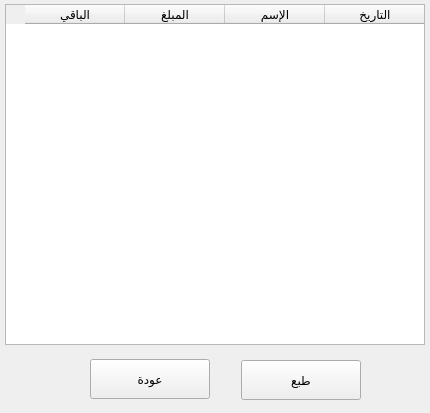
<?xml version="1.0" encoding="UTF-8"?>
<ui version="4.0">
 <class>fix_kridi_history_table</class>
 <widget class="QWidget" name="fix_kridi_history_table">
  <property name="geometry">
   <rect>
    <x>0</x>
    <y>0</y>
    <width>430</width>
    <height>413</height>
   </rect>
  </property>
  <property name="minimumSize">
   <size>
    <width>430</width>
    <height>413</height>
   </size>
  </property>
  <property name="maximumSize">
   <size>
    <width>430</width>
    <height>413</height>
   </size>
  </property>
  <property name="windowTitle">
   <string>Form</string>
  </property>
  <property name="styleSheet">
   <string notr="true">/*
ABOUT
===========================================================
version 1.7a
QT theme (stylesheet) specially developed for FreeCAD (http://www.freecadweb.org/).
It might work with other software that uses QT styling.


LICENSE
===========================================================
Copyright (c) 2015 Pablo Gil Fernández
The stylesheet barely uses code from Colin Duquesnoy &quot;generic QT stylesheet&quot;

This work is licensed under the Creative Commons Attribution-ShareAlike 4.0 International License.
To view a copy of this license, visit http://creativecommons.org/licenses/by-sa/4.0/.

 

CUSTOMIZATION
===========================================================
If you would like to change the overall look/style of the theme, just find and replace following colors in the whole file:
    background darker = #828282
    background dark and slighly darker = #a2a2a2
    background dark = #b6b6b6
    background normal and slighly darker = #e0e0e0
    background normal = #e6e6e6
    background light = #f5f5f5
    background lighter = #ffffff

    lists background = #d3d1cd
    lists background (alternate) = #cfcdc9
    lists backgrounds selection = #cbc9c4

    foreground = black

    selection darker = #9d7106
    selection dark = #e0a108
    selection normal = #f8bf36
    selection inbetween normal and light = #f9ca58 (used to build SpinBoxes)
    selection light = #fad57a
    selection lighter = #fce6b1
 
*/

/* RESET EVERYTHING */
QAbstractScrollArea,QCheckBox,QColumnView,QComboBox,QDateEdit,QDateTimeEdit,QDialog,QDialogButtonBox,QDockWidget,QDoubleSpinBox,QFrame,QGroupBox,QHeaderView,QLabel,QLineEdit,QListView,QListWidget,QMainWindow,QMenu,QMenuBar,QMessageBox,QProgressBar,QPushButton,QRadioButton,QScrollBar,QSizeGrip,QSlider,QSpinBox,QSplitter,QStatusBar,QTabBar,QTabWidget,QTableView,QTableWidget,QTextEdit,QTimeEdit,QToolBar,QToolButton,QToolBox,QToolTip,QTreeView,QTreeWidget,QWidget {
    padding: 0px;
    margin: 0px;
    border: 0px;
    border-style: none;
    background-color: #e6e6e6; /* set with default background color */
}

QMdiArea[showImage=&quot;true&quot;] {
    background-image: url(icons/background_freecad.png);
    background-position: center;
    background-repeat: no-repeat;
}

QProgressBar,
QProgressBar:horizontal {
    background: #d3d1cd;
    border: 1px solid #b6b6b6;
    text-align: center;
    padding: 1px;
    border-radius: 4px;
}
QProgressBar::chunk,
QProgressBar::chunk:horizontal {
    background-color: qlineargradient(spread:pad, x1:1, y1:0.545, x2:1, y2:0, stop:0 #e0a108, stop:1 #f8bf36);
    border-radius: 3px;
}

QToolTip {
    background-color: #828282;
    color: black;
    padding: 4px;
    border-radius: 4px;
}

QWidget {
    color: #828282;
    background-color: #e6e6e6;
    background-clip: border;
    border-image: none;
    outline: 0;
}

QWidget:focus {
    border: 1px solid #828282;
}

QWidget:disabled {
    color: #f5f5f5;
    background-color: #828282; /* same as QMenu background-color */
}

QMenuBar {
    color: #ffffff;
    background-color: #e0e0e0;
}

QMenuBar::item {
    background-color: #e0e0e0;
}

QMenuBar::item:selected {
    color: #9d7106;
    border: 1px solid #f8bf36;
    background-color: #f8bf36;
}

QMenuBar::item:pressed {
    color: #9d7106;
    border: 1px solid #fad57a;
    background-color: #fad57a;
    margin-bottom:-1px;
    padding-bottom:1px;
}

QMenu {
    color: #ffffff;
    background-color: #828282;
    margin: 2px;
    border: 1px solid transparent;
}

QMenu::icon {
    margin: 5px;
    border-style: none;
}

QMenu::right-arrow {
    image:url(icons/right_arrow_light.png);
}

QMenu::item {
    color: #ffffff;
    background-color: #828282;
    padding: 2px 30px 2px 30px;
    border: 1px solid #828282; /* reserve space for selection border */
}

QMenu::item:selected {
    color: #9d7106;
    background-color: #fad57a;
}

QMenu::separator {
    height: 1px;
    background-color: #b6b6b6;
    margin-top: 2px;
    margin-bottom: 2px;
    margin-left: 6px;
    margin-right: 6px;
}

QMenu::indicator:non-exclusive {
    color: #ffffff;
    background-color: #f5f5f5;
    border: 1px solid #828282;
    width: 11px;
    height: 11px;
    border-radius:2px;
}

QMenu::indicator:non-exclusive:checked {
    background-color: #e0a108;
    border: 1px solid #9d7106;
    image:url(icons/checkbox_light.png);
}

QGroupBox {
    color: #828282;
    font-weight: bold;
    border:1px solid blue;
    border-radius: 4px;
    margin-top: 20px;
    border-color: rgba(0, 0, 0, 20); /* lighter than &quot;QGroupBox&quot; border-color */
    background-color: rgba(255, 255, 255, 15);
}

QGroupBox::title {
    subcontrol-origin: margin;
    subcontrol-position: top left;
    padding-left: 10px;
    padding-right: 10px;
    padding-top: 10px;
    background-color: transparent;
}

QAbstractScrollArea {
    border-radius: 2px;
    border: 1px solid #3A3939;
    background-color: transparent;
}

QAbstractScrollArea::corner {
    border: none;
    background-color: #e6e6e6;
}

QScrollBar:horizontal {
    height: 15px;
    margin: 3px 15px 3px 15px;
    border: 1px transparent #828282;
    border-radius: 4px;
    background-color: #828282;
}

QScrollBar::handle:horizontal {
    background-color: #b6b6b6;
    min-width: 5px;
    border-radius: 4px;
}

QScrollBar::add-line:horizontal {
    margin: 1px 3px 0px 3px; /* 1px to correctly fit the 10px width image */
    border-image: url(icons/right_arrow_light.png);
    width: 6px;
    height: 10px;
    subcontrol-position: right;
    subcontrol-origin: margin;
}

QScrollBar::sub-line:horizontal {
    margin: 1px 3px 0px 3px; /* 1px to correctly fit the 10px width image */
    border-image: url(icons/left_arrow_light.png);
    height: 10px;
    width: 6px;
    subcontrol-position: left;
    subcontrol-origin: margin;
}

QScrollBar::add-line:horizontal:hover,
QScrollBar::add-line:horizontal:on {
    border-image: url(icons/right_arrow_lighter.png);
}


QScrollBar::sub-line:horizontal:hover,
QScrollBar::sub-line:horizontal:on {
    border-image: url(icons/left_arrow_lighter.png);
}

QScrollBar::up-arrow:horizontal,
QScrollBar::down-arrow:horizontal {
    background: none;
}


QScrollBar::add-page:horizontal,
QScrollBar::sub-page:horizontal {
    background: none;
}

QScrollBar:vertical {
    background-color: #828282;
    width: 15px;
    margin: 15px 3px 15px 3px;
    border: 1px transparent #828282;
    border-radius: 4px;
}

QScrollBar::handle:vertical {
    background-color: #b6b6b6;
    min-height: 5px;
    border-radius: 4px;
}

QScrollBar::sub-line:vertical {
    margin: 3px 0px 3px 1px; /* 1px to correctly fit the 10px width image */
    border-image: url(icons/up_arrow_light.png);
    height: 6px;
    width: 10px;
    subcontrol-position: top;
    subcontrol-origin: margin;
}

QScrollBar::add-line:vertical {
    margin: 3px 0px 3px 1px; /* 1px to correctly fit the 10px width image */
    border-image: url(icons/down_arrow_light.png);
    height: 6px;
    width: 10px;
    subcontrol-position: bottom;
    subcontrol-origin: margin;
}

QScrollBar::sub-line:vertical:hover,
QScrollBar::sub-line:vertical:on {
    border-image: url(icons/up_arrow_lighter.png);
}

QScrollBar::add-line:vertical:hover,
QScrollBar::add-line:vertical:on {
    border-image: url(icons/down_arrow_lighter.png);
}

QScrollBar::up-arrow:vertical,
QScrollBar::down-arrow:vertical {
    background: none;
}


QScrollBar::add-page:vertical,
QScrollBar::sub-page:vertical {
    background: none;
}

QTextEdit {
    color: #828282;
    background-color: #d3d1cd;
    border: 1px solid #b6b6b6;
    padding: 0px;
    margin: 0px;
}

QPlainTextEdit {
    color: #828282;
    background-color: #d3d1cd;
    border-radius: 2px;
    border: 1px solid #b6b6b6;
    padding: 0px;
    margin: 0px;
}

QSizeGrip {
    image: url(icons/sizegrip_light.png);
    width: 16px;
    height: 16px;
    background-color: transparent;
}

QRadioButton::indicator:unchecked{
    color: #828282;
    background-color: #f5f5f5;
    border: 1px solid #828282;
}

QRadioButton::indicator:checked {
    background-color: #e0a108;
    border: 1px solid #9d7106;
    image:url(icons/radiobutton_light.png);
}

QCheckBox,
QRadioButton,
QCheckBox:disabled,
QRadioButton:disabled {
    color: #828282;
    padding: 3px;
    outline: none;
    background-color: transparent;
}

QCheckBox::indicator,
QGroupBox::indicator {
    color: #ffffff;
    background-color: #f5f5f5;
    border: 1px solid #828282;
}

QCheckBox::indicator {
    width: 11px;
    height: 11px;
    border-radius:2px;
}

QRadioButton::indicator {
    width: 11px;
    height: 11px;
    border-radius: 6px;
}

QRadioButton::indicator:pressed,
QCheckBox::indicator:pressed,
QCheckBox::indicator:non-exclusive:checked:pressed,
QCheckBox::indicator:indeterminate:pressed,
QCheckBox::indicator:checked:pressed {
    border-color: #fce6b1;
}

QCheckBox::indicator:checked,
QGroupBox::indicator:checked {
    background-color: #e0a108;
    border: 1px solid #9d7106;
    image:url(icons/checkbox_light.png);
}

QCheckBox::indicator:disabled,
QRadioButton::indicator:disabled {
    border: 1px solid #b6b6b6;
}

QCheckBox:disabled,
QRadioButton::indicator:disabled {
    color: #b6b6b6;
    background-color: transparent;
}

QCheckBox::indicator:disabled,
QGroupBox::indicator:disabled,
QMenu::indicator:non-exclusive:disabled {
    background-color: #e6e6e6;
}

QCheckBox::indicator:indeterminate {
    background-color: #e0a108;
    border: 1px solid #9d7106;
    image: url(icons/checkbox_indeterminate_light.png);
}

QCheckBox:focus,
QRadioButton:focus {
    border: none;
}

QFrame,
QFrame:pressed,
QFrame:focus,
QFrame:on {
    border: 1px solid #e6e6e6;
    border-radius: 3px;
    padding: 0px;
}

/* border and background of QComboBox drop-down */
QComboBox QFrame,
QComboBox QFrame:pressed,
QComboBox QFrame:focus,
QComboBox QFrame:on {
    border: 1px solid #828282;
    background-color: #828282;
    padding: 0px;
    margin: 0px;
}

QFrame[frameShape=&quot;0&quot;] {
    border-radius: 3px;
}

QFrame[height=&quot;3&quot;],
QFrame[width=&quot;3&quot;] {
    border-color: transparent;
    background-color: transparent;
}

QFrame[height=&quot;3&quot;] {
    border-top-color: #b6b6b6;
}

QFrame[width=&quot;3&quot;] {
    border-left-color: #b6b6b6;
}

QPushButton {
    color: #ffffff;
    text-align: center;
    background-color: qlineargradient(spread:pad, x1:1, y1:0.545, x2:1, y2:0, stop:0 #b6b6b6, stop:1 #e6e6e6);
    border: 1px solid #828282;
    font: 9pt &quot;AlBattar&quot;;
    margin: 4px 8px 4px 8px;
    border-radius: 5px;
    min-width: 14px;
    min-height: 14px;
}

QPushButton:hover,
QPushButton:focus {
    color: black;
    background-color: qlineargradient(spread:pad, x1:1, y1:0.545, x2:1, y2:0, stop:0 #e0a108, stop:1 #f8bf36);
    border-color: #e0a108;
}

QPushButton:disabled,
QPushButton:disabled:checked {
    color: #b6b6b6;
    background-color: #e6e6e6;
    border-color: #b6b6b6;
}

QPushButton:pressed {
    background-color: #e0a108;
}

QPushButton:checked {
    background-color: #f8bf36;
    border-color: #e0a108;
}

/* Color Buttons */
Gui--ColorButton,
Gui--ColorButton:disabled {
    border-color: transparent;
    background-color: transparent;
    height: 24px;
    padding: 0px;
    margin: 0px;
}

Gui--ColorButton:hover {
    border-color: #e0e0e0;
    background-color: #e0e0e0;
}

/* Buttons inside the toolbar */
QToolBar QPushButton {
    background-color: qlineargradient(spread:pad, x1:1, y1:0.545, x2:1, y2:0, stop:0 #e0e0e0, stop:1 #e6e6e6);
    border: 1px solid #b6b6b6;
    min-width: 22px;
    min-height: 22px;
    margin-left: 2px;
    margin-right: 2px;
    margin-bottom: 3px; /*bigger margin to correctly separate buttons inside a vertical toolbar */
    margin-top: 1px;
    padding: 1px;
}

QToolBar QPushButton:hover,
QToolBar QPushButton:focus {
    color: #ffffff;
    background-color: qlineargradient(spread:pad, x1:1, y1:0.545, x2:1, y2:0, stop:0 #e0e0e0, stop:1 #e6e6e6);
    border: 1px solid #828282;
}

QToolBar QPushButton:disabled,
QToolBar QPushButton:disabled:checked {
    background-color: #e6e6e6;
    border-color: #e0e0e0;
}

QToolBar QPushButton:pressed {
    background-color: #b6b6b6;
    border-color: #b6b6b6;
}

QToolBar QPushButton:checked {
    background-color: qlineargradient(spread:pad, x1:1, y1:0.8, x2:1, y2:0, stop:0 #f8bf36, stop:1 #fad57a);
    border-color: #f8bf36;
}

QToolBar QPushButton:checked:hover,
QToolBar QPushButton:checked:focus {
    color: #ffffff;
    border: 1px solid #e0a108;
}

QToolBar {
    border: 1px transparent #393838;
    background-color: #e6e6e6;
    font-weight: bold;
    margin: 0px;
    padding: 0px;
}

QToolBar::handle:horizontal {
    background-image: url(icons/Hmovetoolbar_dark.png);
    width: 10px;
    margin: 6px 2px 6px 2px;
    background-position: top right;
    background-repeat: repeat-y;
}

QToolBar::handle:vertical {
    background-image: url(icons/Vmovetoolbar_dark.png);
    height: 10px;
    margin: 2px 6px 2px 6px;
    background-position: left bottom;
    background-repeat: repeat-x;
}

QToolBar::separator:horizontal {
    background-image: url(icons/separtoolbar_dark.png);
    width: 10px;
    margin: 6px 2px 6px 2px;
    background-position: center center;
    background-repeat: repeat-y;
}

QToolBar::separator:vertical {
    background-image: url(icons/separtoolbar_dark.png);
    height: 10px;
    margin: 2px 6px 2px 6px;
    background-position: center center;
    background-repeat: repeat-x;
}

QStackedWidget {
    background-color: #e6e6e6;
    border: 1px transparent #e6e6e6;
}

QAbstractSpinBox {
    color: #ffffff;
    border: 1px solid #b6b6b6; /* border top color defined after QAbstractSpinBox, QLineEdit and QComboBox */
    background-color: #b6b6b6;
    selection-color: black;
    selection-background-color: #f8bf36;
}

QAbstractSpinBox:disabled {
    color: #f5f5f5;
    background-color: #e0e0e0;
    border-color: #e0e0e0;
}

QAbstractSpinBox:up-button {
    background-color: qlineargradient(spread:pad, x1:1, y1:0.8, x2:1, y2:0, stop:0 #f9ca58, stop:1 #fad57a);
    subcontrol-origin: border;
    subcontrol-position: top right;
    border-top-right-radius: 3px;
    height: 13px;
    width: 20px;
}

QAbstractSpinBox:down-button {
    background-color: qlineargradient(spread:pad, x1:1, y1:0.8, x2:1, y2:0, stop:0 #f8bf36, stop:1 #f9ca58);
    subcontrol-origin: border;
    subcontrol-position: bottom right;
    border-bottom-right-radius: 3px;
    height: 13px;
    width: 20px;
}

QAbstractSpinBox:up-button:disabled,
QAbstractSpinBox:down-button:disabled {
    background-color: transparent;
}

QAbstractSpinBox::up-arrow {
    image: url(icons/up_arrow_light.png);
    top: 0px; /* fix simetry between up and down images */
}

QAbstractSpinBox::up-arrow:hover {
    image: url(icons/up_arrow_lighter.png);
}

QAbstractSpinBox::up-arrow:off {
    image: url(icons/up_arrow_disabled_dark.png);
}

QAbstractSpinBox::up-arrow:disabled {
    image: none;
}

QAbstractSpinBox::down-arrow {
    image: url(icons/down_arrow_light.png);
    bottom: -2px; /* fix simetry between up and down images */
}
QAbstractSpinBox::down-arrow:hover {
    image: url(icons/down_arrow_lighter.png);
}

QAbstractSpinBox::down-arrow:off {
    image: url(icons/down_arrow_disabled_dark.png);
}

QAbstractSpinBox::down-arrow:disabled {
    image: none;
}

QToolBar QAbstractSpinBox {
    margin-top: 0px;
    margin-bottom: 0px;
}

QLineEdit {
    color: #ffffff;
    background-color: #b6b6b6;
    selection-color: black;
    selection-background-color: #f8bf36;
    /* Padding and margin defined */
    border-style: solid;
    border: 1px solid #b6b6b6; /* border top color defined after QAbstractSpinBox, QLineEdit and QComboBox */
    border-radius: 3px;
}

QAbstractSpinBox:focus,
QLineEdit:focus,
QComboBox:focus {
    border-color: #fad57a;
}

QComboBox {
    color: #ffffff;
    background-color: #b6b6b6;
    selection-color: black;
    selection-background-color: #f8bf36;
    border: 1px solid #b6b6b6; /* border top color defined after QAbstractSpinBox, QLineEdit and QComboBox */
    border-radius: 3px;
}

QComboBox:on {
    color: black;
    background-color: #b6b6b6;
    border-color: #fad57a;
}

QComboBox::drop-down {
    subcontrol-origin: margin;
    subcontrol-position: top right;
    width: 20px;
    border-left-width: 1px;
    border-left-color: transparent;
    border-left-style: solid;
    border-top-right-radius: 3px;
    border-bottom-right-radius: 3px;
    background-color: qlineargradient(spread:pad, x1:1, y1:0.8, x2:1, y2:0, stop:0 #f8bf36, stop:1 #fad57a);
}

QComboBox::down-arrow {
    image: url(icons/down_arrow_light.png);
}

QComboBox::down-arrow:on,
QComboBox::down-arrow:hover,
QComboBox::down-arrow:focus {
    image: url(icons/down_arrow_lighter.png);
}

QComboBox QAbstractItemView {
    color: #ffffff;
    background-color: #828282;
    border-radius: 3px;
    margin: 0px;
    padding: 0px;
    border: none;
}

/* Common parameters for QAbstractSpinBox, QLineEdit and QComboBox */
QSpinBox,
QDoubleSpinBox,
QAbstractSpinBox,
QLineEdit,
QComboBox {
    border-top-color: #a2a2a2; /* Creates an inset effect inside the elements */
    padding: 2px 6px 2px 6px; /* This makes text colour work on QComboBox */
    margin: 0px 2px 0px 2px;
    min-width: 70px; /* it was 120 because of QCombobox... */
    border-radius: 3px;
}
/* end Common parameters */

QAbstractItemView {
    color: #828282;
    alternate-background-color: #cfcdc9; /* related with QListView background  */
    border: 1px solid #828282;
    border-radius: 3px;
    padding: 0px;
}

/* hack to deactivate changing background color when focus (due to QFrame generic transparent color) */
QAbstractItemView:selected,
QAbstractItemView:on,
QAbstractItemView:focus {
    background-color: #d3d1cd; /* same as QTable background color */
}

/* hack to hide weird redundant information inside the value of a Placement cell */
QTreeView QLabel,
QTreeView QLabel:disabled {
    color: transparent;
    background-color: transparent;
    border: none;
    border-radius: 0px;
    margin: 0px;
    padding: 0px;
}

QTreeView QLineEdit {
    color: #ffffff;
    border-color: #b6b6b6;
    background-color: #b6b6b6;
    selection-color: black;
    selection-background-color: #f8bf36;
}

/* hack to hide non editable cells inside Property values */
QTreeView QLineEdit:read-only,
QTreeView QLineEdit:disabled,
QTreeView QAbstractSpinBox:read-only,
QTreeView QAbstractSpinBox:disabled {
    color: transparent;
    border-color: transparent;
    background-color: transparent;
    selection-color: transparent;
    selection-background-color: transparent;
}

/* hack to disable margin inside Property values to following elements */
QTreeView QSpinBox,
QTreeView QDoubleSpinBox,
QTreeView QAbstractSpinBox,
QTreeView QLineEdit,
QTreeView QComboBox {
    margin-left: 0px;
    margin-right: 0px;
}

/* Pushbutton style for &quot;...&quot; inside Placement cell which launches Placement tool */
QTreeView QPushButton {
    background-color: qlineargradient(spread:pad, x1:1, y1:0.545, x2:1, y2:0, stop:0 #b6b6b6, stop:1 #e6e6e6);
    border-top: none;
    border-bottom: none;
    border-right: none;
    border-left: 1px solid #b6b6b6;
    border-radius: 0px;
    margin: 0px;
    padding: 0px;
    height: 24px;
}

/* Color Buttons inside the &quot;Properties window&quot; */
QAbstractItemView Gui--ColorButton {
    padding: 0px;
    margin: 0px;
    height: 10px;
}

QAbstractItemView QPushButton:hover {
    color: black;
    background-color: qlineargradient(spread:pad, x1:1, y1:0.545, x2:1, y2:0, stop:0 #e0a108, stop:1 #f8bf36);
    border-color: #e0a108;
}

QAbstractItemView QPushButton:disabled {
    color: transparent;
    background-color: transparent;
    border-color: transparent;
}

QLabel {
    border: 0px solid #828282;
}

QTabWidget{
    border: none;
}

QTabWidget:focus {
    border: none;
}

QTabWidget::pane {
    border: none;
    padding: 0px;
    background-color: #e6e6e6;
    position: absolute;
    top: -15px;
    padding-top: 15px;
}

QTabWidget::tab-bar {
    alignment: center;
}

QTabBar {
    qproperty-drawBase: 0;
    left: 5px;
    background-color: transparent;
}

QTabBar:focus {
    border: 0px transparent black;
}

QTabBar::close-button {
    padding: 0px;
    margin: 0px;
    border-radius: 2px;
    background-image: url(icons/close_dark.png);
    background-position: center center;
    background-repeat: none;
}

QTabBar::close-button:hover {
    background-color: #fad57a;
}

QTabBar::close-button:pressed {
    background-color: #fce6b1;
}

QTabBar::scroller { /* the width of the scroll buttons */
    width: 20px;
}

/* the scroll buttons are tool buttons */
QTabBar QToolButton,
QTabBar QToolButton:hover { 
    margin-top: 4px;
    margin-bottom: 4px;
    margin-left: 0px;
    margin-right: 0px;
    padding: 0px;
    border: none;
    background-color: #e6e6e6;
    border-radius: 0px;
}

QTabBar QToolButton::right-arrow:enabled {
     image: url(icons/right_arrow_light.png);
}

QTabBar QToolButton::right-arrow:disabled,
QTabBar QToolButton::right-arrow:off {
     image: url(icons/right_arrow_disabled_dark.png);
}

QTabBar QToolButton::right-arrow:hover {
     image: url(icons/right_arrow_lighter.png);
}

 QTabBar QToolButton::left-arrow:enabled {
     image: url(icons/left_arrow_light.png);
}

 QTabBar QToolButton::left-arrow:disabled,
 QTabBar QToolButton::left-arrow:off {
     image: url(icons/left_arrow_disabled_dark.png);
}

 QTabBar QToolButton::left-arrow:hover {
     image: url(icons/left_arrow_lighter.png);
}

 QTabBar QToolButton::up-arrow:enabled {
     image: url(icons/up_arrow_light.png);
}

 QTabBar QToolButton::up-arrow:disabled,
 QTabBar QToolButton::up-arrow:off {
     image: url(icons/up_arrow_disabled_dark.png);
}

 QTabBar QToolButton::up-arrow:hover {
     image: url(icons/up_arrow_lighter.png);
}

 QTabBar QToolButton::down-arrow:enabled {
     image: url(icons/down_arrow_light.png);
}

 QTabBar QToolButton::down-arrow:disabled,
 QTabBar QToolButton::down-arrow:off {
     image: url(icons/down_arrow_disabled_dark.png);
}

 QTabBar QToolButton::down-arrow:hover {
     image: url(icons/down_arrow_lighter.png);
}

/* TOP and BOTTOM TABS */
QTabBar::tab:top,
QTabBar::tab:bottom {
    color: #ffffff;
    border: 1px solid #b6b6b6;
    border-left-color: #e6e6e6;
    border-right-width: 0px;
    background-color: #b6b6b6;
    padding:5px 15px;
    margin-top: 4px;
    margin-bottom: 4px;
    position: center;
}

QTabBar::tab:top:first,
QTabBar::tab:bottom:first {
    border-top-left-radius: 6px;
    border-bottom-left-radius: 6px;
}

QTabBar::tab:top:last,
QTabBar::tab:bottom:last {
    border-top-right-radius: 6px;
    border-bottom-right-radius: 6px;
    border-right-width: 1px;
}

QTabBar::tab:top:selected,
QTabBar::tab:bottom:selected {
    color: black;
    background-color: qlineargradient(spread:pad, x1:1, y1:0.545, x2:1, y2:0, stop:0 #e0a108, stop:1 #f8bf36);
    border-color: #e0a108;
}

QTabBar::tab:top:!selected:hover,
QTabBar::tab:bottom:!selected:hover {
    color: black;
}

QTabBar::tab:top:only-one ,
QTabBar::tab:bottom:only-one {
    border: 1px solid #9d7106;
    border-radius: 6px;
}

/* LEFT and RIGHT TABS */
QTabBar::tab:left,
QTabBar::tab:right {
    color: #ffffff;
    border: 1px solid #b6b6b6;
    border-top-color: #e6e6e6;
    border-bottom-width: 0px;
    background-color: #b6b6b6;
    padding: 15px 5px;
    margin-left: 4px;
    margin-right: 4px;
    position: center;
}

QTabBar::tab:left:first,
QTabBar::tab:right:first {
    border-top-left-radius: 6px;
    border-top-right-radius: 6px;
}

QTabBar::tab:left:last,
QTabBar::tab:right:last {
    border-bottom-left-radius: 6px;
    border-bottom-right-radius: 6px;
    border-bottom-width: 1px;
}

QTabBar::tab:left:selected,
QTabBar::tab:right:selected {
    color: black;
    background-color: qlineargradient(spread:pad, x1:0.545, y1:1, x2:0, y2:1, stop:0 #e0a108, stop:1 #f8bf36);
    border-color: #e0a108;
}

QTabBar::tab:left:!selected:hover,
QTabBar::tab:right:!selected:hover {
    color: black;
}

QTabBar::tab:left:only-one ,
QTabBar::tab:right:only-one {
    border: 1px solid #9d7106;
    border-radius: 6px;
}

QDockWidget {
    color: #828282;
    border: 1px solid #e6e6e6;
    titlebar-close-icon: url(icons/close_dark.png);
    titlebar-normal-icon: url(icons/undock_dark.png);
}

QDockWidget::title {
    text-align: center;
    background-color: #e0e0e0;
    padding: 4px;
    border-radius: 4px;
}

QDockWidget::close-button,
QDockWidget::float-button {
    border: 1px transparent #e6e6e6;
    border-radius: 2px;
    background: transparent;
    subcontrol-origin: padding;
    subcontrol-position: right center;
}

QDockWidget::close-button {
    right: 4px;
}
    
QDockWidget::float-button {
    right: 22px;
}

QDockWidget::close-button:hover,
QDockWidget::float-button:hover {
    background: #f5f5f5;
}

QDockWidget::close-button:pressed,
QDockWidget::float-button:pressed {
    /*padding: 1px -1px -1px 1px;*/
    background-color: #e0e0e0;
}

QTreeView,
QListView {
    color: #828282;
    border: 1px solid #e6e6e6;
    border-radius: 4px;
    background-color: #d3d1cd;  /* related with alternate-background-color*/
    selection-color: black;
    selection-background-color: #f8bf36; /* should be similar to QListView::item selected background-color */
    show-decoration-selected: 1; /* make the selection span the entire width of the view */
    padding: 0px;
    margin: 0px 4px 0px 4px;
    min-width: 130px; /* hack to correctly align Preferences icon list  */
}

QListView,
QListView::item,
QListView QAbstractItemView {
    margin: 0px;
    icon-size: 20px; /* temporal */
    paint-alternating-row-colors-for-empty-area: 1;
    position: absolute;
    subcontrol-origin: margin;
    subcontrol-position: left top;
}

/* Control dropdown list margins of QComboBox */
QComboBox QTreeView,
QComboBox QListView {
    margin: 0px;
    padding: 0px;
}

QListView::item {
    border: 0px transparent #e6e6e6;
    border-radius: 4px;
    background-color: transparent;
    padding: 0px;
    margin: 0px;
    display: inline-block;
    position: relative;
}

QListView::item:selected,
QTreeView::item:selected  {
    color: black;
    background-color: #f8bf36; /* should be similar to QListView selection-background-color */
}

/* Branch system */
QTreeView::branch  {
    background: transparent;
}

QTreeView::branch:has-siblings:!adjoins-item  {
    border-image: url(icons/branch_vline.png) 0;
}

QTreeView::branch:has-siblings:adjoins-item  {
    border-image: url(icons/branch_more.png) 0;
}

QTreeView::branch:!has-children:!has-siblings:adjoins-item  {
    border-image: url(icons/branch_end.png) 0;
}

QTreeView::branch:closed:has-children:has-siblings  {
    image: url(icons/branch_closed_dark.png);
}

QTreeView::branch:has-children:!has-siblings:closed  {
    image: url(icons/branch_closed_dark.png);
    border-image: url(icons/branch_end.png) 0;
}

QTreeView::branch:open:has-children:has-siblings  {
    image: url(icons/branch_open_dark.png);
    border-image: url(icons/branch_more.png) 0;
}

QTreeView::branch:open:has-children:!has-siblings  {
    image: url(icons/branch_open_dark.png);
    border-image: url(icons/branch_end.png) 0;
}

QSlider,
QSlider:active,
QSlider:!active {
    border: none;
    background-color: transparent;
}

QSlider:horizontal {
    padding: 0px 10px;
}

QSlider:vertical {
    padding: 10px 0px;
}

QSlider::groove:horizontal {
    border: 1px solid #b6b6b6;
    background-color: #b6b6b6;
    height: 8px;
    border-radius: 5px;
    margin: 4px 0;
}

QSlider::groove:vertical {
    border: 1px solid #b6b6b6;
    background-color: #b6b6b6;
    width: 8px;
    border-radius: 5px;
    margin: 4px 0;
}

QSlider::groove:horizontal:disabled,
QSlider::groove:vertical:disabled {
    border-color:  #e0e0e0;
    background-color: #e0e0e0;
}

QSlider::handle:horizontal,
QSlider::handle:vertical {
    background-color: #828282;
    border: 1px solid #828282;
    width: 14px;
    height: 14px;
    border-radius: 8px;
}

QSlider::handle:horizontal {
    margin: -4px 0;
}

QSlider::handle:vertical {
    margin: 0 -4px;
}

QSlider::handle:horizontal:hover,
QSlider::handle:vertical:hover {
    border-color: #e0a108;
    background-color: #e0a108;
}

QSlider::handle:horizontal:pressed,
QSlider::handle:vertical:pressed {
    border-color: #9d7106;
    background-color: #9d7106;
}

QSlider::handle:horizontal:disabled,
QSlider::handle:vertical:disabled {
    border-color: #b6b6b6;
    background-color: #e6e6e6;
}

QToolButton {
    color: #ffffff;
    text-align: center;
    background-color: qlineargradient(spread:pad, x1:1, y1:0.545, x2:1, y2:0, stop:0 #b6b6b6, stop:1 #e6e6e6);
    border: 1px solid #828282;
    padding-top: 5px;
    padding-bottom: 5px;
    padding-left: 15px;
    padding-right: 15px;
    margin-top: 5px;
    margin-bottom: 5px;
    margin-left: 10px;
    margin-right: 10px;
    border-radius: 3px;
    outline: none;
}

QToolButton:hover,
QToolButton:focus {
    color: black;
    background-color: qlineargradient(spread:pad, x1:1, y1:0.545, x2:1, y2:0, stop:0 #e0a108, stop:1 #f8bf36);
    border-color: #e0a108;
}

QToolButton:disabled,
QToolButton:disabled:checked {
    color: #b6b6b6;
    background-color: #e6e6e6;
    border-color: #b6b6b6;
}

QToolButton:pressed {
    border-color: #fad57a;
}

QToolButton:checked {
    background-color: #f8bf36;
    border-color: #e0a108;
}

QToolButton::menu-indicator  {
    subcontrol-origin: padding;
    subcontrol-position: center right;
    right: 4px;
}

/*The &quot;show more&quot; button  (it can also be stylable with &quot;QToolBarExtension&quot; */
QToolButton#qt_toolbar_ext_button {
    border-radius: 0px;
    margin: 0px;
    padding: 0px;
    /*background-image: url(icons/more_dark.png);*/
    image: transparent;
    background-repeat: none;
    background-position: center left;
}

QToolButton#qt_toolbar_ext_button:hover {
    /*background-image: url(icons/more_light.png);*/
    border-color: #e0e0e0;
    background-color: #e0e0e0;
}

QToolButton#qt_toolbar_ext_button:on {
    /*background-image: url(icons/more_light.png);*/
    border-color: #e0e0e0;
    background-color: #e0e0e0;
}

/*Buttons inside the Toolbar*/
QToolBar QToolButton {
    color: #828282;
    background-color: #e6e6e6;
    border: 1px transparent #e6e6e6;
    border-radius: 3px;
    margin: 0px;
    padding: 2px;
}

QToolBar QToolButton:disabled {
    background-color: #e6e6e6;
}

QToolBar QToolButton:checked {
    color: #9d7106;
    background-color: #f8bf36;
    border: 1px solid #f8bf36;
}

QToolBar QToolButton:hover {
    background-color: #e6e6e6;
}

QToolBar QToolButton:pressed,
QToolBar QToolButton::menu-button:pressed {
    background-color: #e0e0e0;
    border: 1px solid #e0e0e0;
}


QToolBar QToolButton::menu-indicator:hover,
QToolBar QToolButton::menu-indicator:pressed {
    background-color: transparent;
}

/* the subcontrols below are used only in the MenuButtonPopup mode */
QToolBar QToolButton::menu-button {
    border: 1px transparent #4A4949;
    border-top-right-radius: 3px;
    border-bottom-right-radius: 3px;
    width: 16px; /* 16px width + 4px for border = 20px allocated above */
    outline: none;
    background-color: transparent;
}

QToolBar QToolButton::menu-button:hover,
QToolBar QToolButton::menu-button:active,
QToolBar QToolButton::menu-button:disabled {
    border-color: transparent;
    background-color: transparent;
}

QToolBar QToolButton::menu-arrow {
    background-image: url(icons/down_arrow_light.png);
    background-position: center center;
    background-repeat: none;
    subcontrol-origin: padding;
    subcontrol-position: bottom right;
    height: 10px; /* same as arrow image */
}

QToolBar QToolButton::menu-arrow:open {
    background-image: url(icons/down_arrow_lighter.png);
}

QToolBar:tear {
    color: blue;
    background-color: red;
}

QTableView {
    color: #828282;
    border: 1px solid #b6b6b6;
    gridline-color: #f5f5f5;
    background-color: #d3d1cd;
    selection-color: #828282;
    selection-background-color: #fce6b1;
    border-radius: 3px;
    padding: 0px;
    margin: 0px;
}

QTableView::item:hover  {
    background: #cbc9c4;
}

QTableView::item:disabled  {
    color: #e6e6e6;
}

QTableView::item:selected  {
    color: #9d7106;
    background-color: #fad57a;
}

/* when editing a cell: */
QTableView QLineEdit {
    color: #828282;
    background-color: #cfcdc9;
    border-radius: 0px;
    margin: 0px;
    padding: 0px;
}

QHeaderView {
    border: none;
    background-color: #828282;
    border-top-left-radius: 3px;
    border-top-right-radius: 3px;
    border-bottom-left-radius: 0px;
    border-bottom-right-radius: 0px;
    margin: 0px;
    padding: 0px;
}

QHeaderView::section  {
    background-color: transparent;
    color: #ffffff;
    border: 1px solid transparent;
    border-radius: 0px;
    text-align: center;
}

QHeaderView::section::vertical  {
    padding: 0px 6px 0px 6px;
    border-bottom: 1px solid #b6b6b6;
}

QHeaderView::section::vertical:first {
    border-top: 1px solid  #b6b6b6;
}

QHeaderView::section::vertical:last {
    border-bottom: none;
}

QHeaderView::section::vertical:only-one {
    border: none;
}

QHeaderView::section::horizontal  {
    padding: 0px 0px 0px 6px;
    border-right: 1px solid #b6b6b6;
}

QHeaderView::section::horizontal:first {
    border-left: 1px solid #b6b6b6;
}

QHeaderView::section::horizontal:last {
    border-left: none;
}

QHeaderView::section::horizontal:only-one {
    border: none;
}

QDockWidget QHeaderView::section {
    border-width: 6px 1px 6px 1px; /* hack to bigger margin for Model Panel table headers */
}

QHeaderView::section:checked {
    color: #9d7106;
    background-color: #fad57a;
}

 /* style the sort indicator */
QHeaderView::down-arrow {
    image: url(icons/down_arrow_light.png);
}

QHeaderView::up-arrow {
    image: url(icons/up_arrow_light.png);
}

QTableCornerButton::section {
    background-color: #828282;
    border: 1px solid #828282;
    border-radius: 0px;
}

QToolBox  {
    padding: 3px;
    color: #9d7106;
    border: none;
}

QToolBox::tab { /* TODO */
    color: #ffffff;
    background-color: #b6b6b6;
    border: 1px transparent #828282;
    border-bottom: 1px transparent #b6b6b6;
    border-top-left-radius: 5px;
    border-top-right-radius: 5px;
    padding: 5px;
}

QToolBox::tab:selected { /* italicize selected tabs */
    color: #9d7106;
    font: italic;
    background-color: #f8bf36;
    border-color: #f8bf36;
 }

QStatusBar::item {
    color: #ffffff;
    background-color: #e6e6e6;
    border: 1px solid #e6e6e6;
    border-radius: 2px;
}

QSplitter::handle {
    background-color: #e6e6e6;
    margin: 0px 11px;
    padding: 0px;
    border-radius: 3px;
}

QSplitter::handle:vertical {
    background-image: url(icons/splitter_horizontal_dark.png);
    background-position: center center;
    background-repeat: none;
    margin: 2px 10px 2px 10px;
    height: 2px;
}

QSplitter::handle:horizontal {
    background-image: url(icons/splitter_horizontal_dark.png);
    background-position: center center;
    background-repeat: none;
    margin: 10px 2px 10px 2px;
    width: 2px;
}

QSplitter::handle:horizontal:hover,
QSplitter::handle:vertical:hover {
    background-color: #e6e6e6;
}

/* Similar to the splitter is the following window separator: */
QMainWindow::separator {
    border: 1px solid #e6e6e6;
    background-color: #e6e6e6;
    background-position: center center;
    background-repeat: none;
}

QMainWindow::separator:hover {
    background-color: #e6e6e6;
}

QMainWindow::separator:horizontal {
    height: 4px;
    background-image: url(icons/splitter_horizontal_dark.png);
}

QMainWindow::separator:vertical {
    width: 4px;
    background-image: url(icons/splitter_vertical_dark.png);
}

QLabel {
    padding-top: 3px;
    padding-bottom: 3px;
    background-color: transparent;
}

QLabel:disabled {
    color: #b6b6b6;
    background-color: transparent;
}

/* Action group */
QFrame[class=&quot;panel&quot;] {
    border: none;
    background-color: #e6e6e6;
}

QSint--ActionGroup QFrame[class=&quot;header&quot;] {
    border: none;
    background-color: #828282;
    border-top-left-radius: 3px;
    border-top-right-radius: 3px;
    border-bottom-left-radius: 0px;
    border-bottom-right-radius: 0px;
    margin: 0px;
    padding: 0px;
}

QSint--ActionGroup QFrame[class=&quot;header&quot;]:hover {
    background-color: qlineargradient(spread:pad, x1:1, y1:0.545, x2:1, y2:0, stop:0 #e0a108, stop:1 #f8bf36);
}

QSint--ActionGroup QToolButton[class=&quot;header&quot;] {
    text-align: left;
    font-weight: bold;
    color: #ffffff;
    background-color: transparent;
    border: none;
    margin: 0px;
    padding: 0px;
}

QSint--ActionGroup QToolButton[class=&quot;header&quot;]:hover {
    color: black;
}

QSint--ActionGroup QFrame[class=&quot;header&quot;] QLabel {
    background-color: transparent;
    background-image: url(icons/down_arrow_light.png);
    background-repeat: none;
    background-position: center center;
    padding: 0px;
    margin: 0px;
}

QSint--ActionGroup QFrame[class=&quot;header&quot;] QLabel:hover {
    background-color: transparent;
    background-image: url(icons/down_arrow_lighter.png);
}

QSint--ActionGroup QFrame[class=&quot;header&quot;] QLabel[fold=&quot;true&quot;] {
    background-color: transparent;
    background-image: url(icons/up_arrow_light.png);
    background-repeat: none;
    background-position: center center;
    padding: 0px;
    margin: 0px;
}

QSint--ActionGroup QFrame[class=&quot;header&quot;] QLabel[fold=&quot;true&quot;]:hover {
    background-color: transparent;
    background-image: url(icons/up_arrow_lighter.png);
}

QSint--ActionGroup QFrame[class=&quot;content&quot;] {
    background-color: #d3d1cd;
    margin: 0px;
    padding: 0px;
    border: none;
    border-top-left-radius: 0px;
    border-top-right-radius: 0px;
    border-bottom-left-radius: 3px;
    border-bottom-right-radius: 3px;
}

/* HACK
This might not be the best way to reset the background color: */
QSint--ActionGroup QFrame[class=&quot;content&quot;] QWidget {
    background-color: transparent;
}

QSint--ActionGroup QFrame[class=&quot;content&quot;] QPushButton {
    background-color: qlineargradient(spread:pad, x1:1, y1:0.545, x2:1, y2:0, stop:0 #b6b6b6, stop:1 #e6e6e6);
}

QSint--ActionGroup QFrame[class=&quot;content&quot;] QPushButton:hover,
QSint--ActionGroup QFrame[class=&quot;content&quot;] QPushButton:focus {
    background-color: qlineargradient(spread:pad, x1:1, y1:0.545, x2:1, y2:0, stop:0 #e0a108, stop:1 #f8bf36);
}

QSint--ActionGroup QFrame[class=&quot;content&quot;] QPushButton:disabled,
QSint--ActionGroup QFrame[class=&quot;content&quot;] QPushButton:disabled:checked {
    color: #d3d1cd;
    border-color: #f5f5f5;
    background-color: #f5f5f5;
}
QSint--ActionGroup QFrame[class=&quot;content&quot;] QPushButton:checked {
    background-color: #f8bf36;
}

QSint--ActionGroup QFrame[class=&quot;content&quot;] QComboBox {
    background-color: #b6b6b6;
}

QSint--ActionGroup QFrame[class=&quot;content&quot;] QComboBox:on {
    background-color: #b6b6b6;
}

QSint--ActionGroup QFrame[class=&quot;content&quot;] QComboBox QAbstractItemView {
    border-color: #828282;
    background-color: #828282;
}

QSint--ActionGroup QFrame[class=&quot;content&quot;] QListView {
    border-color: #cbc9c4;
    background-color: #cbc9c4;
}

QSint--ActionGroup QFrame[class=&quot;content&quot;] QAbstractSpinBox {
    background-color: #b6b6b6;
}

QSint--ActionGroup QFrame[class=&quot;content&quot;] QLineEdit {
    background-color: #b6b6b6;
}

QSint--ActionGroup QFrame[class=&quot;content&quot;] QComboBox:disabled,
QSint--ActionGroup QFrame[class=&quot;content&quot;] QAbstractSpinBox:disabled,
QSint--ActionGroup QFrame[class=&quot;content&quot;] QLineEdit:disabled {
    color: #d3d1cd;
    border-color: #f5f5f5;
    background-color: #f5f5f5;
}

QSint--ActionGroup QFrame[class=&quot;content&quot;] QCheckBox:disabled,
QSint--ActionGroup QFrame[class=&quot;content&quot;] QRadioButton:disabled {
    color: #f5f5f5;
    border-color: #f5f5f5;
}

QSint--ActionGroup QFrame[class=&quot;content&quot;] QCheckBox::indicator:disabled,
QSint--ActionGroup QFrame[class=&quot;content&quot;] QRadioButton::indicator:disabled {
    border-color: #f5f5f5;
    background-color: transparent;
}

QSint--ActionGroup QFrame[class=&quot;content&quot;] QHeaderView {
    border: none;
    background-color: #828282;
    border-radius: 0px;
    margin: 0px;
    padding: 0px;
}

QSint--ActionGroup QFrame[class=&quot;content&quot;] QHeaderView::section  {
    background-color: transparent;
    color: #ffffff;
    border: 1px solid transparent;
    border-radius: 0px;
    text-align: center;
}

QSint--ActionGroup QFrame[class=&quot;content&quot;] QHeaderView::section::horizontal  {
    padding: 6px 0px 6px 6px;
    border-right: 1px solid #b6b6b6;
}

QSint--ActionGroup QFrame[class=&quot;content&quot;] QHeaderView::section::horizontal:first {
    border-left: 1px solid #e6e6e6;
}

QSint--ActionGroup QFrame[class=&quot;content&quot;] QHeaderView::section::horizontal:last {
    border-left: none;
}

QSint--ActionGroup QFrame[class=&quot;content&quot;] QHeaderView::section::horizontal:only-one {
    border: none;
}
/* enf of HACK */

QSint--ActionGroup QToolButton[class=&quot;action&quot;],
QSint--ActionGroup QToolButton[class=&quot;action&quot;]:enabled {
    font-weight: bold;
    color: #b6b6b6;
}

QSint--ActionGroup QToolButton[class=&quot;action&quot;]:hover,
QSint--ActionGroup QToolButton[class=&quot;action&quot;]:enabled:hover {
    text-decoration: none;
    color: #828282;
    background-color: #cbc9c4;
    border-color: #cbc9c4;
}

QSint--ActionGroup QToolButton[class=&quot;action&quot;]:disabled {
    color: #e6e6e6;
    background-color: #cbc9c4;
    border-color: #cbc9c4;
}

QSint--ActionGroup QToolButton[class=&quot;action&quot;]:focus,
QSint--ActionGroup QToolButton[class=&quot;action&quot;]:pressed
QSint--ActionGroup QToolButton[class=&quot;action&quot;]:enabled:focus,
QSint--ActionGroup QToolButton[class=&quot;action&quot;]:enabled:pressed {
    color: black;
    background-color: qlineargradient(spread:pad, x1:1, y1:0.545, x2:1, y2:0, stop:0 #e0a108, stop:1 #f8bf36);
    border-color: #e0a108;
}

QSint--ActionGroup QToolButton[class=&quot;action&quot;]:on {
    background-color: red;
    color: red;
}</string>
  </property>
  <widget class="QTableWidget" name="fix_table">
   <property name="geometry">
    <rect>
     <x>5</x>
     <y>4</y>
     <width>420</width>
     <height>341</height>
    </rect>
   </property>
   <property name="layoutDirection">
    <enum>Qt::RightToLeft</enum>
   </property>
   <column>
    <property name="text">
     <string>التاريخ</string>
    </property>
   </column>
   <column>
    <property name="text">
     <string>الإسم</string>
    </property>
   </column>
   <column>
    <property name="text">
     <string>المبلغ</string>
    </property>
   </column>
   <column>
    <property name="text">
     <string>الباقي</string>
    </property>
   </column>
  </widget>
  <widget class="QPushButton" name="print_btn">
   <property name="geometry">
    <rect>
     <x>241</x>
     <y>360</y>
     <width>120</width>
     <height>40</height>
    </rect>
   </property>
   <property name="text">
    <string>طبع</string>
   </property>
  </widget>
  <widget class="QPushButton" name="back_btn">
   <property name="geometry">
    <rect>
     <x>90</x>
     <y>359</y>
     <width>120</width>
     <height>40</height>
    </rect>
   </property>
   <property name="text">
    <string>عودة</string>
   </property>
  </widget>
 </widget>
 <resources/>
 <connections/>
</ui>
